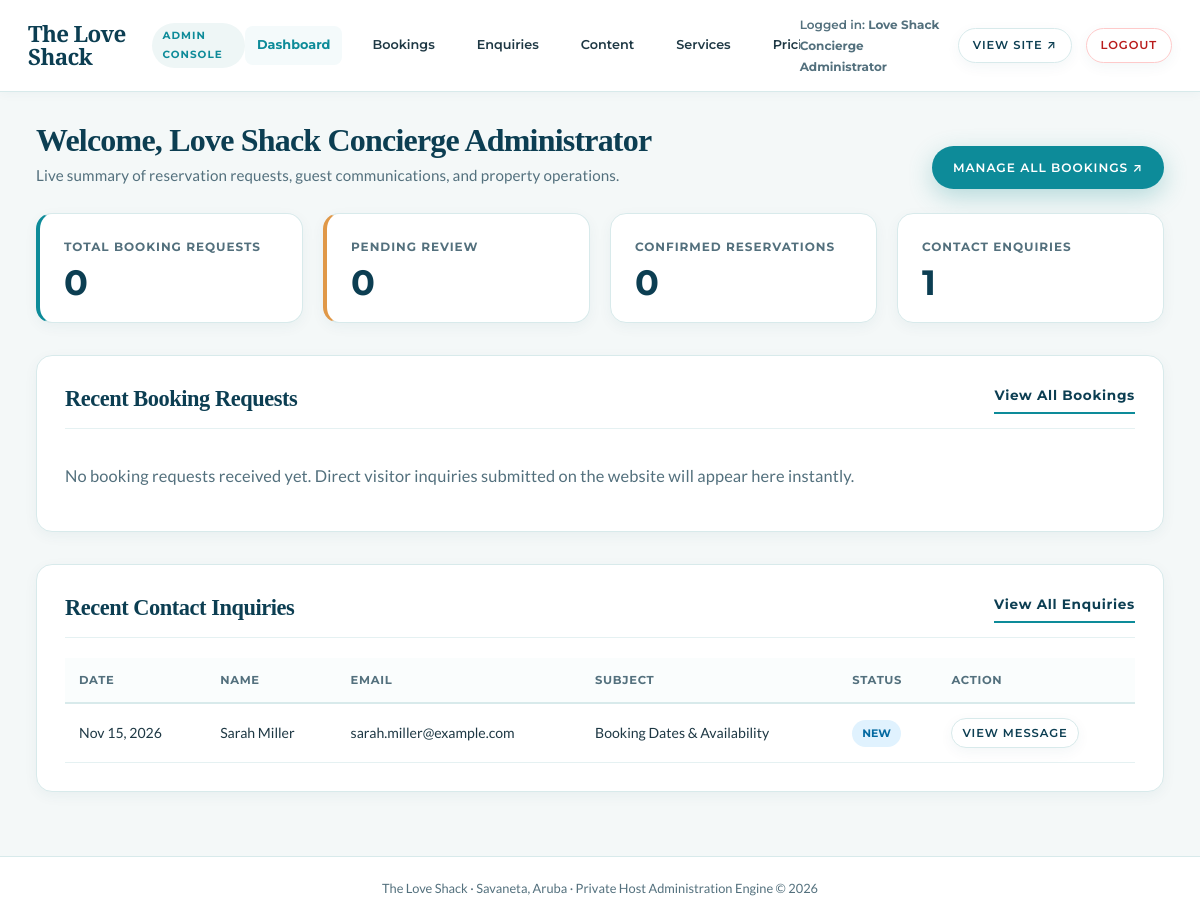
Page /admin/dashboard.php (signed in) on the committed database.
### tables this page shows
CREATE TABLE `enquiries` (
  `id` INT AUTO_INCREMENT PRIMARY KEY,
  `name` VARCHAR(128) NOT NULL,
  `email` VARCHAR(128) NOT NULL,
  `phone` VARCHAR(32) NULL,
  `subject` VARCHAR(128) NOT NULL DEFAULT 'General Inquiry',
  `message` TEXT NOT NULL,
  `status` ENUM('NEW','READ','RESPONDED','ARCHIVED') NOT NULL DEFAULT 'NEW',
  `created_at` TIMESTAMP DEFAULT CURRENT_TIMESTAMP,
  INDEX `idx_enquiry_status` (`status`)
);

### admin/dashboard.php (the view, shortened to what this page needs)
<?php
require_once __DIR__ . '/includes/admin_header.php';
$pdo = get_db_connection();
$totalBookings = 0;
$pendingBookings = 0;
$confirmedBookings = 0;
$totalEnquiries = 0;
$recentBookings = [];
$recentEnquiries = [];
if ($pdo) {
    try {
        $totalBookings = (int)$pdo->query("SELECT COUNT(*) FROM bookings")->fetchColumn();
        $pendingBookings = (int)$pdo->query("SELECT COUNT(*) FROM bookings WHERE status = 'PENDING'")->fetchColumn();
        $confirmedBookings = (int)$pdo->query("SELECT COUNT(*) FROM bookings WHERE status = 'CONFIRMED'")->fetchColumn();
        $totalEnquiries = (int)$pdo->query("SELECT COUNT(*) FROM enquiries")->fetchColumn();
        $stmt = $pdo->query("
            SELECT b.*, bg.first_name, bg.last_name, bg.email, bg.phone
            FROM bookings b
            LEFT JOIN booking_guests bg ON b.id = bg.booking_id
            ORDER BY b.id DESC LIMIT 5
        ");
        $recentBookings = $stmt->fetchAll();
        $stmt = $pdo->query("SELECT * FROM enquiries ORDER BY id DESC LIMIT 5");
        $recentEnquiries = $stmt->fetchAll();
    } catch (Exception $e) {
        error_log("Dashboard query error: " . $e->getMessage());
    }
}
?>
<div class="admin-header-row">
  <div>
    <h1>Welcome, <?= htmlspecialchars($adminUser) ?></h1>
    <p>Live summary of reservation requests, guest communications, and property operations.</p>
  </div>
  <div>
    <a href="bookings.php" class="btn btn-teal" style="padding: 10px 20px; font-size: 0.76rem;">Manage All Bookings ↗</a>
  </div>
</div>
<div class="admin-stats-grid">
  <div class="admin-stat-card highlight">
    <div class="admin-stat-label">Total Booking Requests</div>
    <div class="admin-stat-value"><?= $totalBookings ?></div>
  </div>
  <div class="admin-stat-card alert">
    <div class="admin-stat-label">Pending Review</div>
    <div class="admin-stat-value"><?= $pendingBookings ?></div>
  </div>
  <div class="admin-stat-card">
    <div class="admin-stat-label">Confirmed Reservations</div>
    <div class="admin-stat-value"><?= $confirmedBookings ?></div>
  </div>
  <div class="admin-stat-card">
    <div class="admin-stat-label">Contact Enquiries</div>
    <div class="admin-stat-value"><?= $totalEnquiries ?></div>
  </div>
</div>
<div class="admin-card">
  <div class="admin-card-header">
    <h2>Recent Booking Requests</h2>
    <a href="bookings.php" class="btn-text-link">View All Bookings</a>
  </div>
  <?php if (empty($recentBookings)): ?>
    <p style="color: var(--color-text-muted); padding: 12px 0;">No booking requests received yet. Direct visitor inquiries submitted on the website will appear here instantly.</p>
  <?php endif; ?>
</div>
<div class="admin-card">
  <div class="admin-card-header">
    <h2>Recent Contact Inquiries</h2>
    <a href="enquiries.php" class="btn-text-link">View All Enquiries</a>
  </div>
  <?php if (empty($recentEnquiries)): ?>
    <p style="color: var(--color-text-muted); padding: 12px 0;">No contact form enquiries received yet.</p>
  <?php else: ?>
    <div class="admin-table-wrap">
      <table class="admin-table">
        <thead>
          <tr>
            <th>Date</th>
            <th>Name</th>
            <th>Email</th>
            <th>Subject</th>
            <th>Status</th>
            <th>Action</th>
          </tr>
        </thead>
        <tbody>
          <?php foreach ($recentEnquiries as $enq): ?>
            <tr>
              <td><?= date('M j, Y', strtotime($enq['created_at'])) ?></td>
              <td><?= htmlspecialchars($enq['name']) ?></td>
              <td><?= htmlspecialchars($enq['email']) ?></td>
              <td><?= htmlspecialchars($enq['subject']) ?></td>
              <td>
                <span class="badge badge-<?= strtolower($enq['status']) ?>"><?= htmlspecialchars($enq['status']) ?></span>
              </td>
              <td>
                <a href="enquiries.php?id=<?= $enq['id'] ?>" class="btn btn-outline" style="padding: 4px 10px; font-size: 0.72rem;">View Message</a>
              </td>
            </tr>
          <?php endforeach; ?>
        </tbody>
      </table>
    </div>
  <?php endif; ?>
</div>
<?php require_once __DIR__ . '/includes/admin_footer.php'; ?>

### admin/includes/admin_header.php (style rules this page uses)
body.admin-body { background-color: #f4f8f8; font-family: var(--font-body); color: var(--color-text-body); min-height: 100vh; display: flex; flex-direction: column; }
.admin-header-row { display: flex; justify-content: space-between; align-items: flex-end; margin-bottom: 24px; flex-wrap: wrap; gap: 16px; }
.admin-header-row h1 { font-size: 2rem; color: var(--color-primary); margin-bottom: 4px; }
.admin-header-row p { color: var(--color-text-muted); font-size: 0.95rem; }
.admin-stats-grid { display: grid; grid-template-columns: repeat(auto-fit, minmax(220px, 1fr)); gap: 20px; margin-bottom: 32px; }
.admin-stat-card { background: var(--color-white); border: 1px solid var(--color-border); border-radius: var(--radius-md); padding: 22px 24px; box-shadow: var(--shadow-sm); }
.admin-stat-label { font-family: var(--font-ui); font-size: 0.75rem; font-weight: 700; letter-spacing: 0.08em; text-transform: uppercase; color: var(--color-text-muted); margin-bottom: 8px; }
.admin-stat-value { font-family: var(--font-ui); font-size: 2.2rem; font-weight: 700; color: var(--color-primary); line-height: 1; }
.admin-stat-card.highlight { border-left: 4px solid var(--color-secondary); }
.admin-stat-card.alert { border-left: 4px solid #e09848; }
.admin-card { background: var(--color-white); border: 1px solid var(--color-border); border-radius: var(--radius-md); padding: 28px; box-shadow: var(--shadow-sm); margin-bottom: 32px; }
.admin-card-header { display: flex; justify-content: space-between; align-items: center; margin-bottom: 20px; padding-bottom: 14px; border-bottom: 1px solid var(--color-border-light); }
.admin-card-header h2 { font-size: 1.4rem; color: var(--color-primary); margin: 0; }
.admin-table-wrap { overflow-x: auto; }
table.admin-table { width: 100%; border-collapse: collapse; font-size: 0.88rem; }
table.admin-table th { font-family: var(--font-ui); font-size: 0.72rem; font-weight: 700; text-transform: uppercase; letter-spacing: 0.06em; color: var(--color-text-muted); text-align: left; padding: 12px 14px; border-bottom: 2px solid var(--color-border); background: #fafdfd; }
table.admin-table td { padding: 14px; border-bottom: 1px solid var(--color-border-light); vertical-align: middle; }
.badge { font-family: var(--font-ui); font-size: 0.68rem; font-weight: 700; padding: 4px 10px; border-radius: var(--radius-pill); display: inline-block; text-transform: uppercase; }
.badge-new { background: #e0f2fe; color: #0369a1; }

### rows in the picture
enquiries: created_at "Nov 15, 2026", name "Sarah Miller", email "sarah.miller@example.com", subject "Booking Dates & Availability", status "NEW"

### other values in the picture
$settings['site_title'] "The Love Shack"
$adminUser "Love Shack Concierge Administrator"
$totalBookings "0"
$pendingBookings "0"
$confirmedBookings "0"
$totalEnquiries "1"
